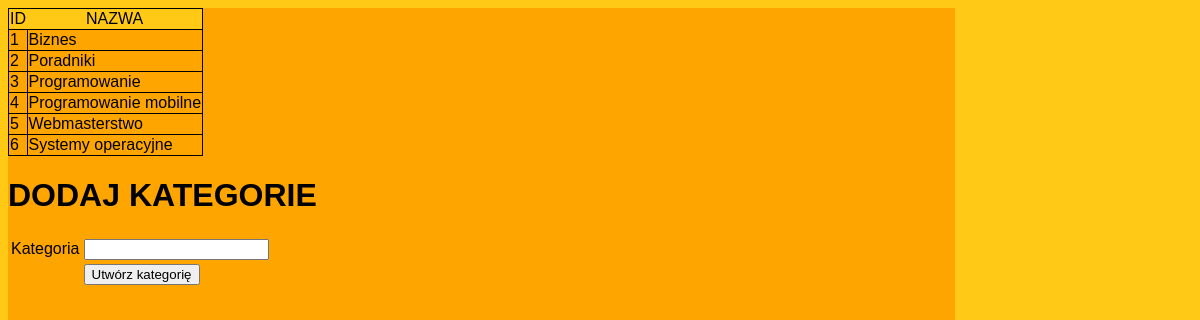
/Kategoria.php, run on the app's committed database.
### tables this page shows
CREATE TABLE IF NOT EXISTS `kategoria` (
`id_kategoria` int(11) NOT NULL COMMENT 'Klucz główny przydzielony automatycznie',
  `nazwa` varchar(200) NOT NULL COMMENT 'Nazwa kategorii'
);

### Kategoria.php (the view, shortened to what this page needs)
<html>
	<head>
		<link rel = "stylesheet" type = "text/css" href = "biblioteka.css"/>
	</head>
	<body class = "index">
	<div class = "prawa">
	<?php
	$mysqli = new mysqli('localhost', 'root', 'zaq1@WSX', 'biblioteka');
	mysqli_select_db($mysqli, 'biblioteka');
	mysqli_query($mysqli, "SET NAMES 'utf8'");
	$wynik = mysqli_query($mysqli, "SELECT * FROM `kategoria`")
	or die('Błąd zapytania');
	if(mysqli_num_rows($wynik) > 0)
	{
		echo "<table class = 'brama'>";
		echo "<tr class = 'around'>";
		echo "<td>ID</td>";
		echo "<td>NAZWA</td>";
		echo "</tr>";
		while($r = mysqli_fetch_assoc($wynik))
		{
			echo "<tr>";
			echo "<td class = 'brama'>".$r['id_kategoria']."</td>";
			echo "<td class = 'brama'>".$r['nazwa']."</td>";
			echo "</tr>";
		}
		echo "</table>";
	}
	?>
		<h1>DODAJ KATEGORIE</h1>
		<form method = "POST"/>
		<table>
		<tr>
		<td>Kategoria</td> <td><input type = "text" name = "kategoria"></td>
		</tr>
		<tr>
		<td></td> <td><input type = "submit" name = "wyslij" value = "Utwórz kategorię"></td>
		</tr>
		</table>
	</div>
	</body>
</html>

### biblioteka.css (style rules this page uses)
body.index { background-color:rgb(255, 201, 21); font-family: "Arial Narrow", Arial, sans-serif; }
.prawa { background-color:orange; float:left; width:80%; height:150%; }
.around { -webkit-border-radius: 20px; -khtml-border-radius: 20px; -moz-border-radius: 20px; border-radius: 20px; background-color:rgb(255, 201, 21); text-align:center; }
.brama { border: 1px solid black; border-collapse: collapse; }

### data on the page
kategoria: id_kategoria "1", nazwa "Biznes"
kategoria: id_kategoria "2", nazwa "Poradniki"
kategoria: id_kategoria "3", nazwa "Programowanie"
kategoria: id_kategoria "4", nazwa "Programowanie mobilne"
kategoria: id_kategoria "5", nazwa "Webmasterstwo"
kategoria: id_kategoria "6", nazwa "Systemy operacyjne"
